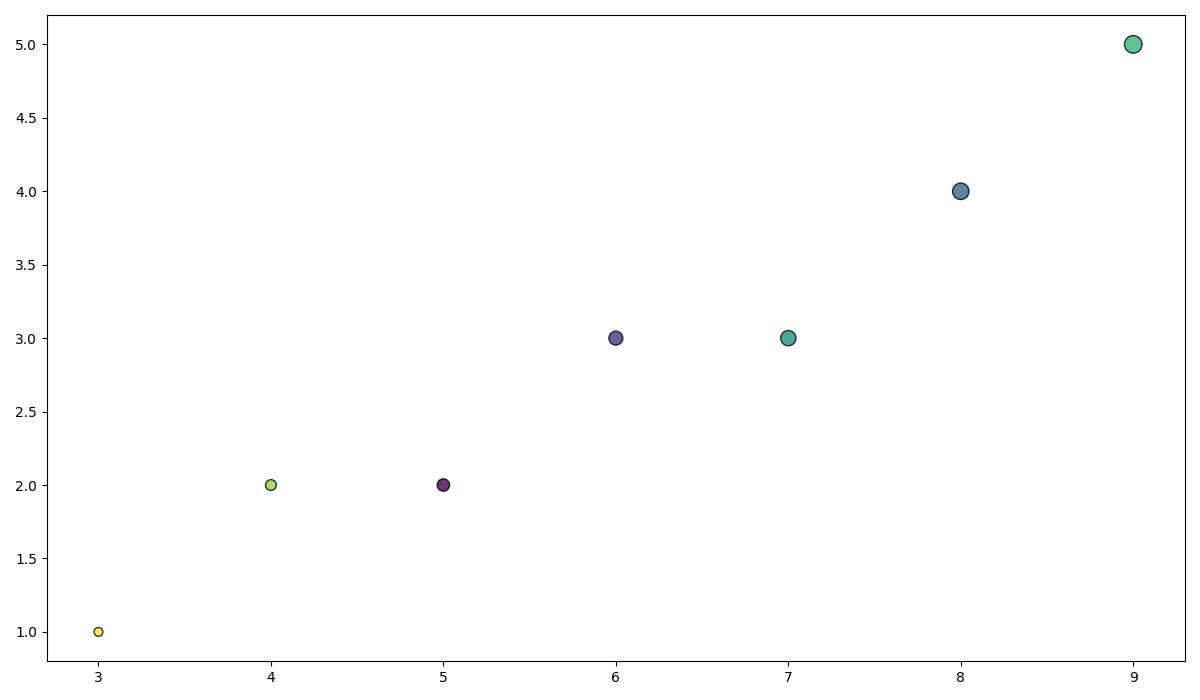

Recreate this plot in Python.
import matplotlib.pyplot as plt
import numpy as np

hours_of_coding = np.array([5, 6, 8, 7, 9, 4, 3])
caffeine_consumption = np.array([2, 3, 4, 3, 5, 2, 1])
tiredness_level = np.array([4, 5, 7, 6, 8, 3, 2])
marker_sizes = tiredness_level * 20
colors = plt.cm.viridis(np.linspace(0, 1, len(hours_of_coding)))

plt.figure(figsize=(12, 7))
plt.scatter(hours_of_coding, caffeine_consumption, s=marker_sizes, c=colors, alpha=0.8, edgecolors='black', linewidth=1, cmap='viridis')

plt.tight_layout()
plt.show()
